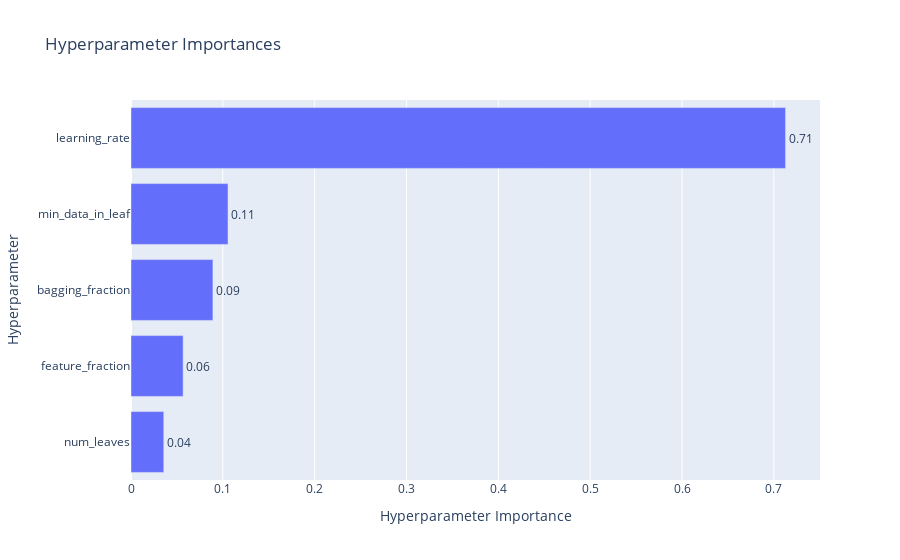

The code cell stored with this chart in its notebook:
### Code cell
plot_param_importances(study)

### Figure 1 — Plotly figure (JSON) as saved in the notebook; plotly's stock layout.template omitted (floating-point values rounded to 4 significant figures)
{"data": [{"cliponaxis": false, "hovertemplate": ["num_leaves (IntDistribution): 0.03569681841162018<extra></extra>", "feature_fraction (FloatDistribution): 0.056763909717104544<extra></extra>", "bagging_fraction (FloatDistribution): 0.08919694202452097<extra></extra>", "min_data_in_leaf (IntDistribution): 0.10563880138395564<extra></extra>", "learning_rate (FloatDistribution): 0.7127035284627987<extra></extra>"], "name": "Objective Value", "orientation": "h", "text": ["0.04", "0.06", "0.09", "0.11", "0.71"], "textposition": "outside", "type": "bar", "x": [0.0357, 0.05676, 0.0892, 0.1056, 0.7127], "y": ["num_leaves", "feature_fraction", "bagging_fraction", "min_data_in_leaf", "learning_rate"]}], "layout": {"title": {"text": "Hyperparameter Importances"}, "xaxis": {"title": {"text": "Hyperparameter Importance"}}, "yaxis": {"title": {"text": "Hyperparameter"}}}}
